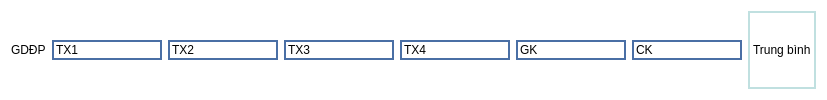
               <widget class="QWidget" name="widget_61" native="true">
                <property name="styleSheet">
                 <string notr="true">background-color: rgb(255, 255, 255);</string>
                </property>
                <layout class="QHBoxLayout" name="horizontalLayout_54">
                 <item>
                  <widget class="QLabel" name="label_108">
                   <property name="text">
                    <string>GDĐP</string>
                   </property>
                  </widget>
                 </item>
                 <item>
                  <widget class="QLineEdit" name="lineEdit_286">
                   <property name="styleSheet">
                    <string notr="true">border: 2px solid #4A6FA5;</string>
                   </property>
                   <property name="text">
                    <string>TX1</string>
                   </property>
                  </widget>
                 </item>
                 <item>
                  <widget class="QLineEdit" name="lineEdit_287">
                   <property name="styleSheet">
                    <string notr="true">border: 2px solid #4A6FA5;</string>
                   </property>
                   <property name="text">
                    <string>TX2</string>
                   </property>
                  </widget>
                 </item>
                 <item>
                  <widget class="QLineEdit" name="lineEdit_288">
                   <property name="styleSheet">
                    <string notr="true">border: 2px solid #4A6FA5;</string>
                   </property>
                   <property name="text">
                    <string>TX3</string>
                   </property>
                  </widget>
                 </item>
                 <item>
                  <widget class="QLineEdit" name="lineEdit_289">
                   <property name="styleSheet">
                    <string notr="true">border: 2px solid #4A6FA5;</string>
                   </property>
                   <property name="text">
                    <string>TX4</string>
                   </property>
                  </widget>
                 </item>
                 <item>
                  <widget class="QLineEdit" name="lineEdit_290">
                   <property name="styleSheet">
                    <string notr="true">border: 2px solid #4A6FA5;</string>
                   </property>
                   <property name="text">
                    <string>GK</string>
                   </property>
                  </widget>
                 </item>
                 <item>
                  <widget class="QLineEdit" name="lineEdit_291">
                   <property name="styleSheet">
                    <string notr="true">border: 2px solid #4A6FA5;</string>
                   </property>
                   <property name="text">
                    <string>CK</string>
                   </property>
                  </widget>
                 </item>
                 <item>
                  <widget class="QLabel" name="label_109">
                   <property name="styleSheet">
                    <string notr="true">border: 2px solid #C0E0E0;</string>
                   </property>
                   <property name="text">
                    <string>Trung bình</string>
                   </property>
                  </widget>
                 </item>
                </layout>
               </widget>
